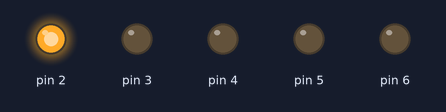
A sketch run on a simulated Arduino Uno, built with avr-gcc and run on an emulated ATmega328P. Shown: output pins drawn as LEDs (lit = HIGH).

Above: at 0.1 s.
At 0.9 s:
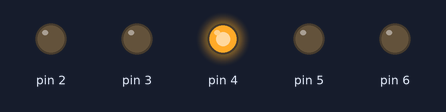
At 1.7 s:
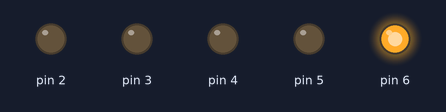
At 3.7 s:
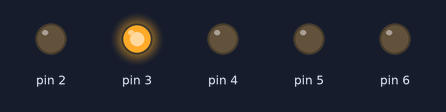
At 5.3 s:
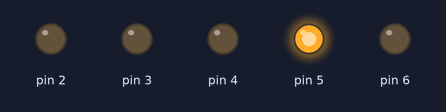
At 7.1 s:
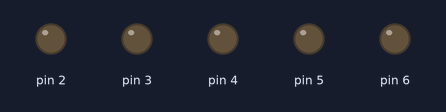
Timing chart, 0 to 7.4 s (numbered marks = the images above):
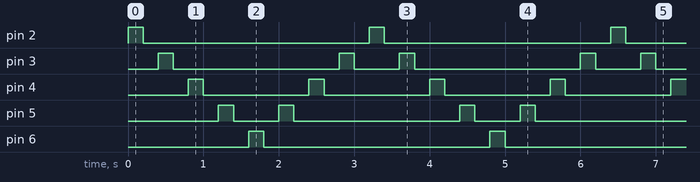

The sketch:

sketch_run_wave_5led.ino
```cpp
// Running wave of 5 LEDs

int period = 200;

void ledShow(byte pin, int millisec) {
  digitalWrite(pin, HIGH);
  delay(millisec);
  digitalWrite(pin, LOW);
  delay(millisec);
}

void setup() {
  for (byte i = 2; i <= 6; i++)
    pinMode(i, OUTPUT);
}

void loop() {
  for (byte i = 2; i < 7; i++)
    ledShow(i, period);

  for (byte i = 5; i > 2; i--)
    ledShow(i, period);
}
```

Measured:
- by itself, pin 2, pin 6: alternates HIGH for 0.20 s and LOW for 3.0 s
- by itself, pin 3: repeats every 3.2 s: LOW 2.2 s, HIGH 0.20 s, LOW 0.60 s, HIGH 0.20 s
- by itself, pin 4: alternates HIGH for 0.20 s and LOW for 1.4 s
- by itself, pin 5: repeats every 3.2 s: LOW 0.60 s, HIGH 0.20 s, LOW 2.2 s, HIGH 0.20 s
